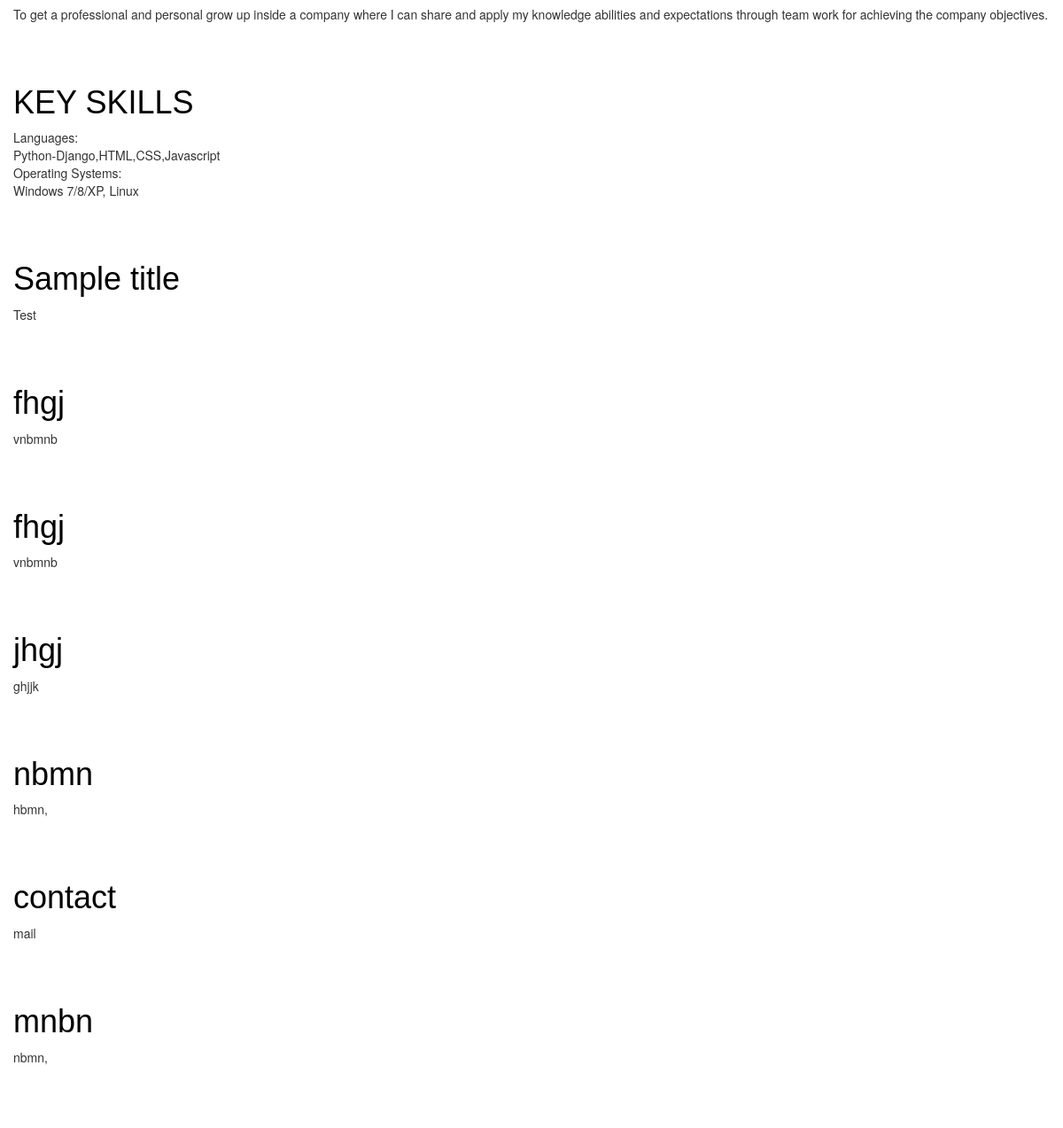
The app's page / (lower part), older data.
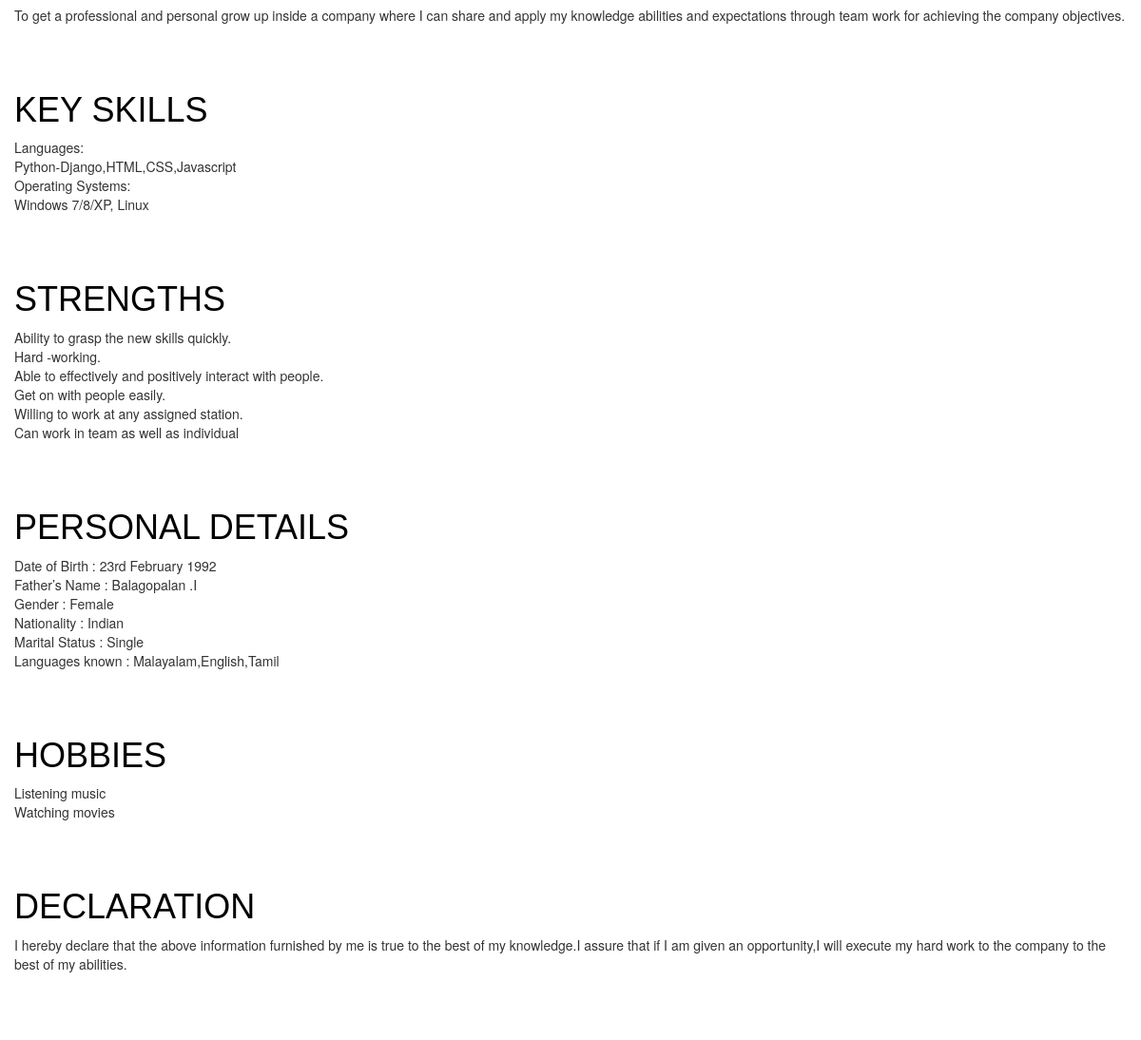
The same page, newer data.
### biodata/models.py (models this page shows, shortened)
class Post(models.Model):
    author = models.ForeignKey('auth.User')
    title = models.CharField(max_length=200)
    text = models.TextField()
    created_date = models.DateTimeField(
            default=timezone.now)
    published_date = models.DateTimeField(
            blank=True, null=True)

### biodata/views.py (the view)
# urls.py: url(r'^$', views.first_page, name='first_page'),
def first_page(request):
    posts = Post.objects.filter(published_date__lte=timezone.now()).order_by('published_date')
    return render(request, 'biodata/first_page.html', {'posts': posts})

### biodata/templates/biodata/first_page.html (shortened to what this page needs)
{% extends 'biodata/base.html' %}
{% load staticfiles %}
{% block content %}
    <br><br><br><br>
    {% for post in posts %}
        <div class="post">
            <h1><a href="{% url 'second_page' pk=post.pk %}">{{ post.title }}</a></h1>
            <p>{{ post.text|linebreaksbr }}</p>
        </div>
    {% endfor %}
{% endblock %}

Row changes from the older to the newer data that the page shows:
removed Post: title "Sample title", text "Test"
removed Post: title "fhgj", text "vnbmnb"
removed Post: title "fhgj", text "vnbmnb"
removed Post: title "jhgj", text "ghjjk"
removed Post: title "nbmn", text "hbmn,"
removed Post: title "contact", text "mail"
removed Post: title "mnbn", text "nbmn,"
added Post: title "STRENGTHS", text "Ability to grasp the new skills quickly. Hard -working. Able to effectively and positively interact with people. Get on with people easily. Willing to work at any assigned station. Can work in team as well as individual"
added Post: title "PERSONAL DETAILS", text "Date of Birth : 23rd February 1992 Father’s Name : Balagopalan .I Gender : Female Nationality : Indian Marital Status : Single Languages known : Malayalam,English,Tamil"
added Post: title "HOBBIES", text "Listening music Watching movies"
added Post: title "DECLARATION", text "I hereby declare that the above information furnished by me is true to the best of my knowledge.I assure that if I am given an opportunity,I will execute my hard work to the company to the best of my abilities."
